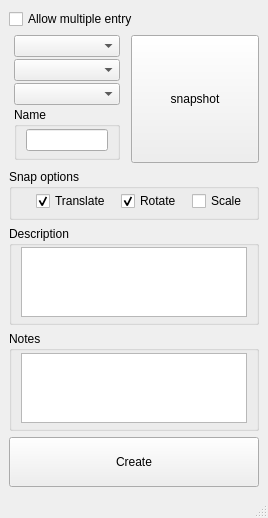
<?xml version="1.0" encoding="UTF-8"?>
<ui version="4.0">
 <class>MainWindow</class>
 <widget class="QMainWindow" name="MainWindow">
  <property name="windowModality">
   <enum>Qt::NonModal</enum>
  </property>
  <property name="geometry">
   <rect>
    <x>0</x>
    <y>0</y>
    <width>244</width>
    <height>511</height>
   </rect>
  </property>
  <property name="windowTitle">
   <string>MainWindow</string>
  </property>
  <widget class="QWidget" name="centralwidget">
   <layout class="QVBoxLayout" name="verticalLayout_4">
    <item>
     <widget class="QCheckBox" name="checkBox">
      <property name="toolTip">
       <string>Checking this box will not close the creation window after hitting the Create button.</string>
      </property>
      <property name="text">
       <string>Allow multiple entry</string>
      </property>
     </widget>
    </item>
    <item>
     <layout class="QHBoxLayout" name="t_horizontalLayout">
      <property name="spacing">
       <number>6</number>
      </property>
      <item>
       <layout class="QVBoxLayout" name="t_verticalLayout">
        <property name="spacing">
         <number>2</number>
        </property>
        <property name="leftMargin">
         <number>5</number>
        </property>
        <property name="rightMargin">
         <number>5</number>
        </property>
        <property name="bottomMargin">
         <number>0</number>
        </property>
        <item>
         <widget class="QComboBox" name="p_comboBox"/>
        </item>
        <item>
         <widget class="QComboBox" name="s_comboBox"/>
        </item>
        <item>
         <widget class="QComboBox" name="ss_comboBox"/>
        </item>
        <item>
         <widget class="QGroupBox" name="a_groupBox">
          <property name="sizePolicy">
           <sizepolicy hsizetype="Preferred" vsizetype="Fixed">
            <horstretch>0</horstretch>
            <verstretch>0</verstretch>
           </sizepolicy>
          </property>
          <property name="minimumSize">
           <size>
            <width>0</width>
            <height>40</height>
           </size>
          </property>
          <property name="title">
           <string>Name</string>
          </property>
          <layout class="QVBoxLayout" name="verticalLayout_3">
           <property name="leftMargin">
            <number>9</number>
           </property>
           <property name="topMargin">
            <number>2</number>
           </property>
           <property name="bottomMargin">
            <number>6</number>
           </property>
           <item>
            <widget class="QLineEdit" name="lineEdit">
             <property name="placeholderText">
              <string/>
             </property>
            </widget>
           </item>
          </layout>
         </widget>
        </item>
       </layout>
      </item>
      <item>
       <widget class="QToolButton" name="toolButton">
        <property name="minimumSize">
         <size>
          <width>128</width>
          <height>128</height>
         </size>
        </property>
        <property name="text">
         <string>snapshot</string>
        </property>
        <property name="iconSize">
         <size>
          <width>128</width>
          <height>128</height>
         </size>
        </property>
       </widget>
      </item>
     </layout>
    </item>
    <item>
     <widget class="QGroupBox" name="s_groupBox">
      <property name="title">
       <string>Snap options</string>
      </property>
      <layout class="QHBoxLayout" name="horizontalLayout">
       <property name="spacing">
        <number>10</number>
       </property>
       <property name="leftMargin">
        <number>24</number>
       </property>
       <property name="topMargin">
        <number>2</number>
       </property>
       <property name="bottomMargin">
        <number>6</number>
       </property>
       <item>
        <widget class="QCheckBox" name="t_checkBox">
         <property name="text">
          <string>Translate</string>
         </property>
         <property name="checked">
          <bool>true</bool>
         </property>
        </widget>
       </item>
       <item>
        <widget class="QCheckBox" name="r_checkBox">
         <property name="text">
          <string>Rotate</string>
         </property>
         <property name="checked">
          <bool>true</bool>
         </property>
        </widget>
       </item>
       <item>
        <widget class="QCheckBox" name="s_checkBox">
         <property name="text">
          <string>Scale</string>
         </property>
         <property name="checked">
          <bool>false</bool>
         </property>
        </widget>
       </item>
      </layout>
     </widget>
    </item>
    <item>
     <widget class="QGroupBox" name="d_groupBox">
      <property name="title">
       <string>Description</string>
      </property>
      <property name="flat">
       <bool>false</bool>
      </property>
      <property name="checkable">
       <bool>false</bool>
      </property>
      <property name="checked">
       <bool>false</bool>
      </property>
      <layout class="QVBoxLayout" name="verticalLayout">
       <property name="spacing">
        <number>1</number>
       </property>
       <property name="leftMargin">
        <number>9</number>
       </property>
       <property name="topMargin">
        <number>1</number>
       </property>
       <property name="bottomMargin">
        <number>5</number>
       </property>
       <item>
        <widget class="QPlainTextEdit" name="d_plainTextEdit">
         <property name="tabChangesFocus">
          <bool>true</bool>
         </property>
        </widget>
       </item>
      </layout>
     </widget>
    </item>
    <item>
     <widget class="QGroupBox" name="n_groupBox">
      <property name="title">
       <string>Notes</string>
      </property>
      <layout class="QVBoxLayout" name="verticalLayout_2">
       <property name="topMargin">
        <number>2</number>
       </property>
       <property name="bottomMargin">
        <number>5</number>
       </property>
       <item>
        <widget class="QPlainTextEdit" name="n_plainTextEdit">
         <property name="tabChangesFocus">
          <bool>true</bool>
         </property>
        </widget>
       </item>
      </layout>
     </widget>
    </item>
    <item>
     <widget class="QPushButton" name="pushButton">
      <property name="minimumSize">
       <size>
        <width>0</width>
        <height>50</height>
       </size>
      </property>
      <property name="text">
       <string>Create</string>
      </property>
     </widget>
    </item>
   </layout>
  </widget>
  <widget class="QMenuBar" name="menubar">
   <property name="geometry">
    <rect>
     <x>0</x>
     <y>0</y>
     <width>244</width>
     <height>21</height>
    </rect>
   </property>
  </widget>
  <widget class="QStatusBar" name="statusbar"/>
 </widget>
 <resources/>
 <connections/>
</ui>
